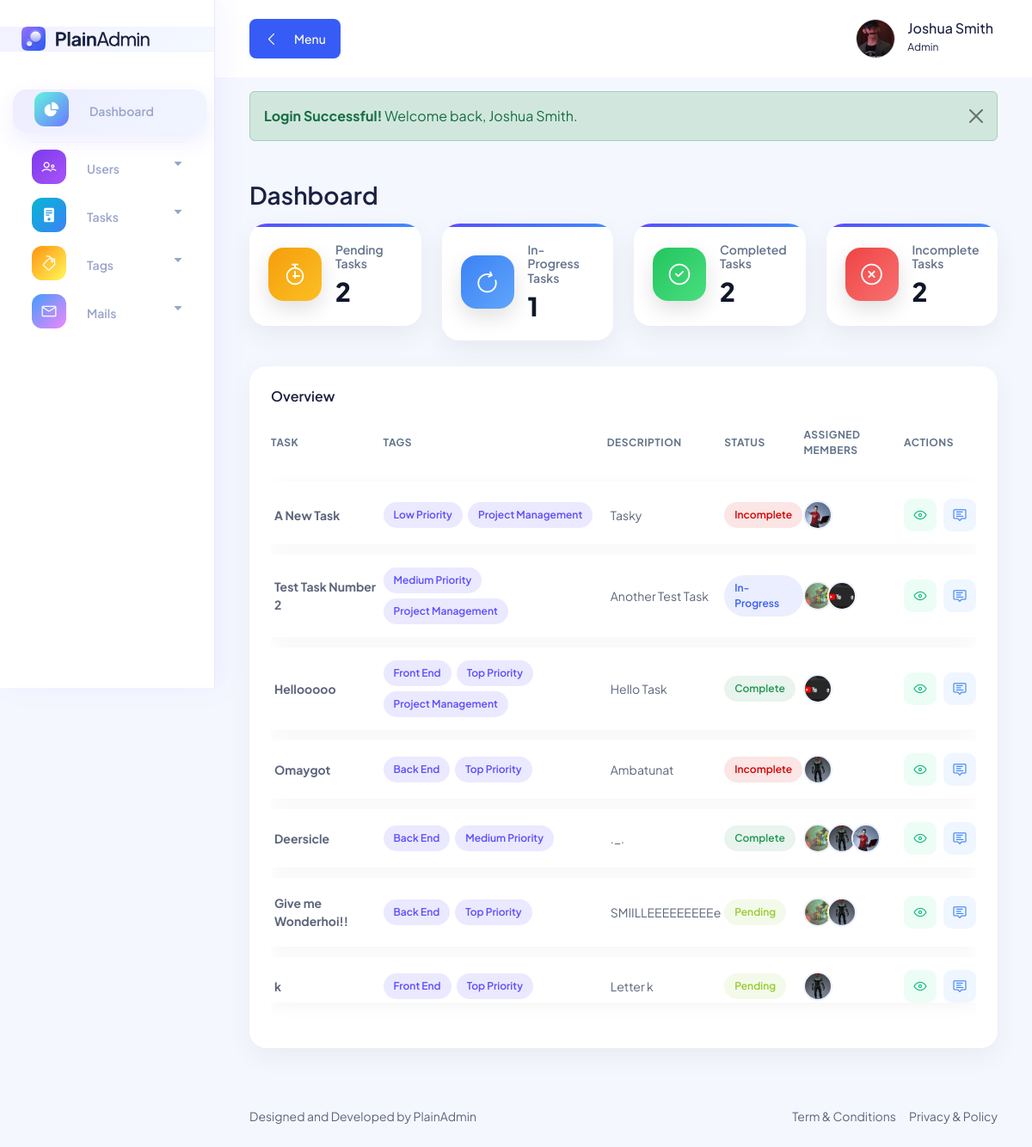
The app's page /pages/dashboard/dashboard.php (signed in) with its own data.
### tables this page shows
CREATE TABLE `users_tbl` (
  `user_id` int(11) NOT NULL AUTO_INCREMENT,
  `full_name` varchar(100) NOT NULL,
  `username` varchar(100) NOT NULL,
  `email` varchar(100) NOT NULL,
  `password` varchar(100) NOT NULL,
  `role` int(11) NOT NULL DEFAULT 2,
  `bio` varchar(255) DEFAULT NULL,
  `profile` varchar(255) DEFAULT NULL,
  PRIMARY KEY (`user_id`)
);

CREATE TABLE `tasks_tbl` (
  `task_id` int(11) NOT NULL AUTO_INCREMENT,
  `task_name` varchar(100) NOT NULL,
  `task_description` varchar(100) NOT NULL,
  `task_status` int(11) NOT NULL DEFAULT 1,
  `task_attachment` varchar(255) DEFAULT NULL,
  `task_submit` varchar(255) DEFAULT NULL,
  `submission_text` text DEFAULT NULL,
  `submitted_by` varchar(255) DEFAULT '',
  `submitted_at` datetime DEFAULT NULL,
  PRIMARY KEY (`task_id`)
);

CREATE TABLE `task_tags_tbl` (
  `task_id` int(11) NOT NULL,
  `tag_id` int(11) NOT NULL,
  KEY `task_tag_tbl_tasks_tbl_FK` (`task_id`),
  KEY `task_tag_tbl_tags_tbl_FK` (`tag_id`),
  CONSTRAINT `task_tag_tbl_tags_tbl_FK` FOREIGN KEY (`tag_id`) REFERENCES `tags_tbl` (`tag_id`) ON DELETE CASCADE,
  CONSTRAINT `task_tag_tbl_tasks_tbl_FK` FOREIGN KEY (`task_id`) REFERENCES `tasks_tbl` (`task_id`) ON DELETE CASCADE
);

CREATE TABLE `tags_tbl` (
  `tag_id` int(11) NOT NULL AUTO_INCREMENT,
  `tag` varchar(255) NOT NULL,
  PRIMARY KEY (`tag_id`)
);

CREATE TABLE `task_status_tbl` (
  `status_id` int(11) NOT NULL AUTO_INCREMENT,
  `status` varchar(100) NOT NULL,
  PRIMARY KEY (`status_id`)
);

CREATE TABLE `task_members_tbl` (
  `task_id` int(11) NOT NULL,
  `user_id` int(11) NOT NULL,
  KEY `task_members_tbl_users_tbl_FK` (`user_id`),
  KEY `task_members_tbl_tasks_tbl_FK` (`task_id`),
  CONSTRAINT `task_members_tbl_tasks_tbl_FK` FOREIGN KEY (`task_id`) REFERENCES `tasks_tbl` (`task_id`) ON DELETE CASCADE,
  CONSTRAINT `task_members_tbl_users_tbl_FK` FOREIGN KEY (`user_id`) REFERENCES `users_tbl` (`user_id`) ON DELETE CASCADE
);

### includes/utils/user.utils.php (called while the page is built, shortened)
<?php
function get_user_profile_image($conn, $user_id) : string {
    $all_users = mysqli_query($conn, "SELECT * FROM users_tbl WHERE user_id = '$user_id'");
    $user = mysqli_fetch_array($all_users);
    return "/task_management/uploads/profiles/" . $user['profile'];
}

### includes/utils/db.utils.php (called while the page is built, shortened)
<?php
function can_view_task($conn, $task_id, $user_id, $role): bool
{
    if ($role == "Admin")
        return true;
    $task_members = [];
    return in_array($user_id, $task_members);
}

### includes/elements/tables/task.table.php (the view, shortened to what this page needs)
<div class="table-wrapper table-responsive">
    <table class="table" data-toggle="table" data-search="true" data-filter-control="true">
        <thead>
            <tr>
                <th data-sortable="true">Task</th>
                <th data-sortable="true">Tags</th>
                <th data-sortable="true">Description</th>
                <th data-sortable="true">Status</th>
                <th data-sortable="true">Assigned Members</th>
                <th>Actions</th>
            </tr>
        </thead>
        <tbody>
            <?php
            $query = "
            SELECT tasks_tbl.*, task_status_tbl.status
            FROM tasks_tbl
            LEFT JOIN task_status_tbl ON task_status_tbl.status_id = tasks_tbl.task_status
            ";
            $tasks = mysqli_query($conn, $query);
            while ($task = mysqli_fetch_array($tasks)) {
                $status_color = match ((int) $task['task_status']) {
                    1 => "info-btn",
                    2 => "active-btn",
                    3 => "success-btn",
                    4 => "close-btn",
                    default => "secondary-btn"
                };
                if (can_view_task($conn, $task['task_id'], $user_id, $role)) {
                    $task_id = $task['task_id'];
                    ?>
                    <tr>
                        <td>
                            <p class="m-1 fw-bold"><?php echo $task['task_name']; ?></p>
                        </td>
                        <td>
                            <div class="tag-wrap">
                                <?php
                                $select_tag_tasks = mysqli_query($conn, "SELECT * FROM task_tags_tbl LEFT JOIN tags_tbl ON tags_tbl.tag_id = task_tags_tbl.tag_id WHERE task_id = '$task_id'");
                                if (mysqli_num_rows($select_tag_tasks) == 0) {
                                    ?>
                                    <span class="no-tags">No tags</span>
                                    <?php
                                } else {
                                    while ($tag = mysqli_fetch_array($select_tag_tasks)) {
                                        ?>
                                        <span class="task-tag">
                                            <?php echo $tag['tag']; ?>
                                        </span>
                                        <?php
                                    }
                                }
                                ?>
                            </div>
                        </td>
                        <td>
                            <p class="m-1"><?php echo $task['task_description']; ?></p>
                        </td>
                        <td>
                            <span class="status-btn <?php echo $status_color; ?>">
                                <?php echo $task['status']; ?>
                            </span>
                        </td>
                        <td>
                            <div class="d-flex align-items-center">
                                <?php
                                $select_members = mysqli_query($conn, "SELECT * FROM task_members_tbl LEFT JOIN users_tbl ON users_tbl.user_id = task_members_tbl.user_id WHERE task_id = '$task_id'");
                                while ($row = mysqli_fetch_array($select_members)) {
                                    ?>
                                    <a class="member-img" href="/task_management/pages/profile/profile.php?user_id=<?= $row['user_id']; ?>">
                                        <img src="<?php echo get_user_profile_image($conn, $row['user_id']); ?>"
                                            alt="<?php echo $row['full_name']; ?>" title="<?php echo $row['full_name']; ?>" />
                                    </a>
                                <?php } ?>
                            </div>
                        </td>
                        <td>
                            <div class="action">
                                <a class="action-btn view-btn" href="../tasks/task.view.php?id=<?php echo $task['task_id']; ?>">
                                    <i class="lni lni-eye"></i>
                                </a>
                                <a class="action-btn edit-btn" href="#" data-bs-toggle="modal"
                                    data-bs-target="#status-modal-<?php echo $task['task_id']; ?>">
                                    <i class="lni lni-popup"></i>
                                </a>
                            </div>
                        </td>
                    </tr>
                    <?php
                }
            }
            ?>
        </tbody>
    </table>
</div>

### includes/elements/navbar.php (shortened to what this page needs)
<header class="header">
    <div class="container-fluid">
        <div class="row">
            <div class="col-lg-5 col-md-5 col-6">
                <div class="header-left d-flex align-items-center">
                    <div class="menu-toggle-btn mr-15">
                        <button id="menu-toggle" class="main-btn primary-btn btn-hover">
                            <i class="lni lni-chevron-left me-2"></i> Menu
                        </button>
                    </div>
                </div>
            </div>
            <div class="col-lg-7 col-md-7 col-6">
                <div class="header-right">
                    <div class="profile-box ml-15">
                        <button class="dropdown-toggle bg-transparent border-0" type="button" id="profile"
                            data-bs-toggle="dropdown" aria-expanded="false">
                            <div class="profile-info">
                                <div class="info">
                                    <img class="image"
                                        src="<?php echo get_user_profile_image($conn, $_SESSION['user_id']); ?>"
                                        alt="<?php echo $_SESSION['fullname']; ?>" />
                                    <div>
                                        <h6 class="fw-500">
                                            <?php echo $_SESSION['fullname']; ?>
                                        </h6>
                                        <p>
                                            <?php echo $_SESSION['role']; ?>
                                        </p>
                                    </div>
                                </div>
                            </div>
                        </button>
                    </div>
                </div>
            </div>
        </div>
    </div>
</header>

### assets/css/fullcalendar.css (style rules this page uses)
:root { --fc-daygrid-event-dot-width:8px;--fc-list-event-dot-width:10px;--fc-list-event-hover-bg-color:#f5f5f5 }

### pages/dashboard/dashboard.php (style rules this page uses)
:root { --primary: #5b4dff; --secondary: #3f8cff; --success: #22c55e; --danger: #ef4444; --muted: #64748b; }
body { background: #f5f7ff; }
.table { border-collapse: separate; border-spacing: 0 12px; }
.table thead th { border: none !important; color: #64748b; text-transform: uppercase; font-size: 12px; letter-spacing: .5px; }
.table tbody tr { background: white; box-shadow: 0 5px 20px rgba(0, 0, 0, .04); transition: .2s; }
.table td { border: none !important; vertical-align: middle; }
.action { display: flex; gap: 8px; }
.action-btn { width: 38px; height: 38px; border-radius: 10px; display: flex; align-items: center; justify-content: center; text-decoration: none; transition: .2s; }
.view-btn { background: #ecfdf5; color: #10b981; }
.edit-btn { background: #eff6ff; color: #3b82f6; }
.status-btn { display: inline-flex; align-items: center; justify-content: center; padding: 6px 12px; border-radius: 999px; font-size: 12px; font-weight: 600; }
.tag-wrap { display: flex; align-items: center; flex-wrap: wrap; gap: 6px; min-width: 140px; }
.task-tag { display: inline-flex; align-items: center; justify-content: center; padding: 6px 12px; border-radius: 999px; font-size: 12px; font-weight: 600; background: rgba(91, 77, 255, .12); color: var(--primary); white-space: nowrap; }
.info-btn { background: #e0f2fe; color: #0284c7; }
.active-btn { background: #dbeafe; color: #2563eb; }
.success-btn { background: #dcfce7; color: #16a34a; }
.close-btn { background: #fee2e2; color: #dc2626; }
.member-img { display: inline-block; width: 34px; height: 34px; margin-left: -6px; transition: .2s; vertical-align: middle; }
.member-img:first-child { margin-left: 0; }
.member-img img { width: 100%; height: 100%; border-radius: 50%; border: 2px solid #eef2ff; object-fit: cover; display: block; }

### records on screen
users_tbl: profile (picture)
tasks_tbl: task_name "A New Task", task_description "Tasky", task_status_tbl.status "Incomplete"
task_tags_tbl: tag.tag "Low Priority"
task_tags_tbl: tag.tag "Project Management"
task_members_tbl: user.profile (picture)
tasks_tbl: task_name "Test Task Number 2", task_description "Another Test Task", task_status_tbl.status "In-Progress"
task_tags_tbl: tag.tag "Medium Priority"
task_tags_tbl: tag.tag "Project Management"
task_members_tbl: user.profile (picture)
task_members_tbl: user.profile (picture)
tasks_tbl: task_name "Hellooooo", task_description "Hello Task", task_status_tbl.status "Complete"
task_tags_tbl: tag.tag "Front End"
task_tags_tbl: tag.tag "Top Priority"
task_tags_tbl: tag.tag "Project Management"
task_members_tbl: user.profile (picture)
tasks_tbl: task_name "Omaygot", task_description "Ambatunat", task_status_tbl.status "Incomplete"
task_tags_tbl: tag.tag "Back End"
task_tags_tbl: tag.tag "Top Priority"
task_members_tbl: user.profile (picture)
tasks_tbl: task_name "Deersicle", task_description "._.", task_status_tbl.status "Complete"
task_tags_tbl: tag.tag "Back End"
task_tags_tbl: tag.tag "Medium Priority"
task_members_tbl: user.profile (picture)
task_members_tbl: user.profile (picture)
task_members_tbl: user.profile (picture)
tasks_tbl: task_name "Give me Wonderhoi!!", task_description "SMIILLEEEEEEEEEe", task_status_tbl.status "Pending"
task_tags_tbl: tag.tag "Back End"
task_tags_tbl: tag.tag "Top Priority"
task_members_tbl: user.profile (picture)
task_members_tbl: user.profile (picture)
tasks_tbl: task_name "k", task_description "Letter k", task_status_tbl.status "Pending"
task_tags_tbl: tag.tag "Front End"
task_tags_tbl: tag.tag "Top Priority"
task_members_tbl: user.profile (picture)

### other values on screen
$_SESSION['fullname'] "Joshua Smith"
$_SESSION['role'] "Admin"
$s[1] "Pending Tasks"
$count "2"
$s[1] "In-Progress Tasks"
$count "1"
$s[1] "Completed Tasks"
$s[1] "Incomplete Tasks"
